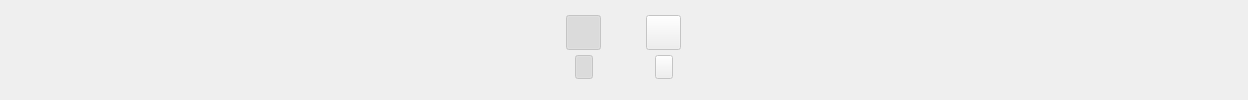
    <widget class="QWidget" name="page1">
     <layout class="QHBoxLayout" name="horizontalLayout_3">
      <property name="spacing">
       <number>40</number>
      </property>
      <property name="leftMargin">
       <number>0</number>
      </property>
      <property name="topMargin">
       <number>0</number>
      </property>
      <property name="rightMargin">
       <number>0</number>
      </property>
      <property name="bottomMargin">
       <number>0</number>
      </property>
      <item>
       <spacer name="horizontalSpacer_17">
        <property name="orientation">
         <enum>Qt::Horizontal</enum>
        </property>
        <property name="sizeHint" stdset="0">
         <size>
          <width>564</width>
          <height>20</height>
         </size>
        </property>
       </spacer>
      </item>
      <item>
       <widget class="QWidget" name="w1" native="true">
        <property name="sizePolicy">
         <sizepolicy hsizetype="Fixed" vsizetype="Fixed">
          <horstretch>0</horstretch>
          <verstretch>0</verstretch>
         </sizepolicy>
        </property>
        <property name="minimumSize">
         <size>
          <width>40</width>
          <height>70</height>
         </size>
        </property>
        <property name="maximumSize">
         <size>
          <width>40</width>
          <height>70</height>
         </size>
        </property>
        <layout class="QVBoxLayout" name="verticalLayout_w1">
         <property name="spacing">
          <number>0</number>
         </property>
         <property name="leftMargin">
          <number>0</number>
         </property>
         <property name="topMargin">
          <number>0</number>
         </property>
         <property name="rightMargin">
          <number>0</number>
         </property>
         <property name="bottomMargin">
          <number>0</number>
         </property>
         <item>
          <widget class="QWidget" name="w1_top" native="true">
           <layout class="QHBoxLayout" name="horizontalLayout_w1_top">
            <property name="spacing">
             <number>0</number>
            </property>
            <property name="leftMargin">
             <number>0</number>
            </property>
            <property name="topMargin">
             <number>0</number>
            </property>
            <property name="rightMargin">
             <number>0</number>
            </property>
            <property name="bottomMargin">
             <number>0</number>
            </property>
            <item>
             <spacer name="horizontalSpacer_3">
              <property name="orientation">
               <enum>Qt::Horizontal</enum>
              </property>
              <property name="sizeHint" stdset="0">
               <size>
                <width>40</width>
                <height>20</height>
               </size>
              </property>
             </spacer>
            </item>
            <item>
             <widget class="QPushButton" name="pushButton_circle_1_1">
              <property name="enabled">
               <bool>false</bool>
              </property>
              <property name="sizePolicy">
               <sizepolicy hsizetype="Fixed" vsizetype="Fixed">
                <horstretch>0</horstretch>
                <verstretch>0</verstretch>
               </sizepolicy>
              </property>
              <property name="minimumSize">
               <size>
                <width>35</width>
                <height>35</height>
               </size>
              </property>
              <property name="maximumSize">
               <size>
                <width>35</width>
                <height>35</height>
               </size>
              </property>
              <property name="focusPolicy">
               <enum>Qt::NoFocus</enum>
              </property>
              <property name="styleSheet">
               <string notr="true">QPushButton:!checked{
border-image: url(:/circle_unchecked.svg);
}
QPushButton:checked{
border-image: url(:/circle_checked.svg);
}
</string>
              </property>
              <property name="text">
               <string/>
              </property>
              <property name="checkable">
               <bool>true</bool>
              </property>
              <property name="checked">
               <bool>true</bool>
              </property>
             </widget>
            </item>
            <item>
             <spacer name="horizontalSpacer_4">
              <property name="orientation">
               <enum>Qt::Horizontal</enum>
              </property>
              <property name="sizeHint" stdset="0">
               <size>
                <width>40</width>
                <height>20</height>
               </size>
              </property>
             </spacer>
            </item>
           </layout>
          </widget>
         </item>
         <item>
          <widget class="QWidget" name="w1_bottom" native="true">
           <layout class="QHBoxLayout" name="horizontalLayout_w1_bottom">
            <property name="spacing">
             <number>0</number>
            </property>
            <property name="leftMargin">
             <number>0</number>
            </property>
            <property name="topMargin">
             <number>0</number>
            </property>
            <property name="rightMargin">
             <number>0</number>
            </property>
            <property name="bottomMargin">
             <number>0</number>
            </property>
            <item>
             <spacer name="horizontalSpacer">
              <property name="orientation">
               <enum>Qt::Horizontal</enum>
              </property>
              <property name="sizeHint" stdset="0">
               <size>
                <width>40</width>
                <height>20</height>
               </size>
              </property>
             </spacer>
            </item>
            <item>
             <widget class="QPushButton" name="pushButton_arrow_1_1">
              <property name="enabled">
               <bool>false</bool>
              </property>
              <property name="sizePolicy">
               <sizepolicy hsizetype="Fixed" vsizetype="Fixed">
                <horstretch>0</horstretch>
                <verstretch>0</verstretch>
               </sizepolicy>
              </property>
              <property name="minimumSize">
               <size>
                <width>18</width>
                <height>24</height>
               </size>
              </property>
              <property name="maximumSize">
               <size>
                <width>18</width>
                <height>24</height>
               </size>
              </property>
              <property name="styleSheet">
               <string notr="true">QPushButton:!checked{
border-image: url(:/null.svg);
}
QPushButton:checked{
border-image: url(:/arrow.svg);
}
</string>
              </property>
              <property name="text">
               <string/>
              </property>
              <property name="checkable">
               <bool>true</bool>
              </property>
              <property name="checked">
               <bool>true</bool>
              </property>
             </widget>
            </item>
            <item>
             <spacer name="horizontalSpacer_2">
              <property name="orientation">
               <enum>Qt::Horizontal</enum>
              </property>
              <property name="sizeHint" stdset="0">
               <size>
                <width>40</width>
                <height>20</height>
               </size>
              </property>
             </spacer>
            </item>
           </layout>
          </widget>
         </item>
        </layout>
       </widget>
      </item>
      <item>
       <widget class="QWidget" name="w2" native="true">
        <property name="sizePolicy">
         <sizepolicy hsizetype="Fixed" vsizetype="Fixed">
          <horstretch>0</horstretch>
          <verstretch>0</verstretch>
         </sizepolicy>
        </property>
        <property name="minimumSize">
         <size>
          <width>40</width>
          <height>70</height>
         </size>
        </property>
        <property name="maximumSize">
         <size>
          <width>40</width>
          <height>70</height>
         </size>
        </property>
        <layout class="QVBoxLayout" name="verticalLayout_w2">
         <property name="spacing">
          <number>0</number>
         </property>
         <property name="leftMargin">
          <number>0</number>
         </property>
         <property name="topMargin">
          <number>0</number>
         </property>
         <property name="rightMargin">
          <number>0</number>
         </property>
         <property name="bottomMargin">
          <number>0</number>
         </property>
         <item>
          <widget class="QWidget" name="w2_top" native="true">
           <layout class="QHBoxLayout" name="horizontalLayout_w2_top">
            <property name="spacing">
             <number>0</number>
            </property>
            <property name="leftMargin">
             <number>0</number>
            </property>
            <property name="topMargin">
             <number>0</number>
            </property>
            <property name="rightMargin">
             <number>0</number>
            </property>
            <property name="bottomMargin">
             <number>0</number>
            </property>
            <item>
             <spacer name="horizontalSpacer_5">
              <property name="orientation">
               <enum>Qt::Horizontal</enum>
              </property>
              <property name="sizeHint" stdset="0">
               <size>
                <width>40</width>
                <height>20</height>
               </size>
              </property>
             </spacer>
            </item>
            <item>
             <widget class="QPushButton" name="pushButton_circle_1_2">
              <property name="enabled">
               <bool>false</bool>
              </property>
              <property name="sizePolicy">
               <sizepolicy hsizetype="Fixed" vsizetype="Fixed">
                <horstretch>0</horstretch>
                <verstretch>0</verstretch>
               </sizepolicy>
              </property>
              <property name="minimumSize">
               <size>
                <width>35</width>
                <height>35</height>
               </size>
              </property>
              <property name="maximumSize">
               <size>
                <width>35</width>
                <height>35</height>
               </size>
              </property>
              <property name="focusPolicy">
               <enum>Qt::NoFocus</enum>
              </property>
              <property name="styleSheet">
               <string notr="true">QPushButton:!checked{
border-image: url(:/circle_unchecked.svg);
}
QPushButton:checked{
border-image: url(:/circle_checked.svg);
}
</string>
              </property>
              <property name="text">
               <string/>
              </property>
              <property name="checkable">
               <bool>true</bool>
              </property>
             </widget>
            </item>
            <item>
             <spacer name="horizontalSpacer_6">
              <property name="orientation">
               <enum>Qt::Horizontal</enum>
              </property>
              <property name="sizeHint" stdset="0">
               <size>
                <width>40</width>
                <height>20</height>
               </size>
              </property>
             </spacer>
            </item>
           </layout>
          </widget>
         </item>
         <item>
          <widget class="QWidget" name="w2_bottom" native="true">
           <layout class="QHBoxLayout" name="horizontalLayout_w2_bottom">
            <property name="spacing">
             <number>0</number>
            </property>
            <property name="leftMargin">
             <number>0</number>
            </property>
            <property name="topMargin">
             <number>0</number>
            </property>
            <property name="rightMargin">
             <number>0</number>
            </property>
            <property name="bottomMargin">
             <number>0</number>
            </property>
            <item>
             <spacer name="horizontalSpacer_7">
              <property name="orientation">
               <enum>Qt::Horizontal</enum>
              </property>
              <property name="sizeHint" stdset="0">
               <size>
                <width>40</width>
                <height>20</height>
               </size>
              </property>
             </spacer>
            </item>
            <item>
             <widget class="QPushButton" name="pushButton_arrow_1_2">
              <property name="enabled">
               <bool>false</bool>
              </property>
              <property name="sizePolicy">
               <sizepolicy hsizetype="Fixed" vsizetype="Fixed">
                <horstretch>0</horstretch>
                <verstretch>0</verstretch>
               </sizepolicy>
              </property>
              <property name="minimumSize">
               <size>
                <width>18</width>
                <height>24</height>
               </size>
              </property>
              <property name="maximumSize">
               <size>
                <width>18</width>
                <height>24</height>
               </size>
              </property>
              <property name="styleSheet">
               <string notr="true">QPushButton:!checked{
border-image: url(:/null.svg);
}
QPushButton:checked{
border-image: url(:/arrow.svg);
}
</string>
              </property>
              <property name="text">
               <string/>
              </property>
              <property name="checkable">
               <bool>true</bool>
              </property>
             </widget>
            </item>
            <item>
             <spacer name="horizontalSpacer_8">
              <property name="orientation">
               <enum>Qt::Horizontal</enum>
              </property>
              <property name="sizeHint" stdset="0">
               <size>
                <width>40</width>
                <height>20</height>
               </size>
              </property>
             </spacer>
            </item>
           </layout>
          </widget>
         </item>
        </layout>
       </widget>
      </item>
      <item>
       <spacer name="horizontalSpacer_18">
        <property name="orientation">
         <enum>Qt::Horizontal</enum>
        </property>
        <property name="sizeHint" stdset="0">
         <size>
          <width>564</width>
          <height>20</height>
         </size>
        </property>
       </spacer>
      </item>
     </layout>
    </widget>
